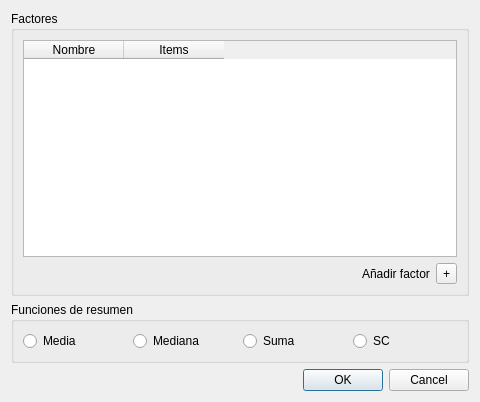
<?xml version="1.0" encoding="UTF-8"?>
<ui version="4.0">
 <class>agregado</class>
 <widget class="QDialog" name="agregado">
  <property name="geometry">
   <rect>
    <x>0</x>
    <y>0</y>
    <width>480</width>
    <height>402</height>
   </rect>
  </property>
  <property name="windowTitle">
   <string>Dialog</string>
  </property>
  <layout class="QGridLayout" name="gridLayout_2">
   <item row="0" column="0">
    <layout class="QGridLayout" name="gridLayout">
     <item row="0" column="0">
      <widget class="QGroupBox" name="groupBox_3">
       <property name="title">
        <string>Factores</string>
       </property>
       <layout class="QGridLayout" name="gridLayout_5">
        <item row="1" column="0" alignment="Qt::AlignRight">
         <widget class="QLabel" name="label">
          <property name="text">
           <string>Añadir factor</string>
          </property>
         </widget>
        </item>
        <item row="1" column="1">
         <widget class="QToolButton" name="btn_add_factor">
          <property name="text">
           <string>+</string>
          </property>
         </widget>
        </item>
        <item row="0" column="0" colspan="2">
         <widget class="QTableWidget" name="factor_table">
          <column>
           <property name="text">
            <string>Nombre</string>
           </property>
          </column>
          <column>
           <property name="text">
            <string>Items</string>
           </property>
          </column>
         </widget>
        </item>
       </layout>
      </widget>
     </item>
     <item row="1" column="0">
      <widget class="QGroupBox" name="groupBox">
       <property name="title">
        <string>Funciones de resumen</string>
       </property>
       <layout class="QGridLayout" name="gridLayout_3">
        <item row="0" column="0">
         <widget class="QRadioButton" name="nv_media">
          <property name="text">
           <string>Media</string>
          </property>
         </widget>
        </item>
        <item row="0" column="1">
         <widget class="QRadioButton" name="nv_mediana">
          <property name="text">
           <string>Mediana</string>
          </property>
         </widget>
        </item>
        <item row="0" column="2">
         <widget class="QRadioButton" name="nv_suma">
          <property name="text">
           <string>Suma</string>
          </property>
         </widget>
        </item>
        <item row="0" column="3">
         <widget class="QRadioButton" name="nv_sc">
          <property name="text">
           <string>SC</string>
          </property>
         </widget>
        </item>
       </layout>
      </widget>
     </item>
    </layout>
   </item>
   <item row="1" column="0">
    <widget class="QDialogButtonBox" name="buttonBox">
     <property name="orientation">
      <enum>Qt::Horizontal</enum>
     </property>
     <property name="standardButtons">
      <set>QDialogButtonBox::Cancel|QDialogButtonBox::Ok</set>
     </property>
    </widget>
   </item>
  </layout>
 </widget>
 <resources/>
 <connections>
  <connection>
   <sender>buttonBox</sender>
   <signal>accepted()</signal>
   <receiver>agregado</receiver>
   <slot>accept()</slot>
   <hints>
    <hint type="sourcelabel">
     <x>248</x>
     <y>254</y>
    </hint>
    <hint type="destinationlabel">
     <x>157</x>
     <y>274</y>
    </hint>
   </hints>
  </connection>
  <connection>
   <sender>buttonBox</sender>
   <signal>rejected()</signal>
   <receiver>agregado</receiver>
   <slot>reject()</slot>
   <hints>
    <hint type="sourcelabel">
     <x>316</x>
     <y>260</y>
    </hint>
    <hint type="destinationlabel">
     <x>286</x>
     <y>274</y>
    </hint>
   </hints>
  </connection>
 </connections>
</ui>
